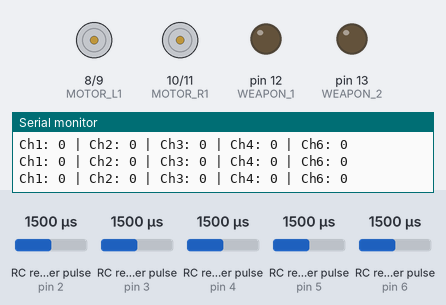
This sketch was run on a simulated Arduino Uno, built with avr-gcc and run on an emulated ATmega328P. Parts: motor-driver pin pairs drawn as motors (green arrow = first pin HIGH = forward, orange = second pin HIGH = backward, longer = more drive), output pins drawn as LEDs (lit = HIGH), the last lines printed to the serial monitor. Wiring (inferred from the names in the program): 5 × RC receiver channel: data pin 2 / data pin 3 / data pin 4 / data pin 5 / data pin 6. The inputs (shaded band) are chosen by the test bench; at power-on: RC receiver pulse (sensors on pin 5, pin 3, pin 2, pin 4, pin 6) 1500 µs.

Above: at 1.2 s.
1.3 s: RC receiver pulse (sensor on pin 5) set to 1408 µs
2.8 s: RC receiver pulse (sensor on pin 5) set to 1382 µs
At 3.8 s:
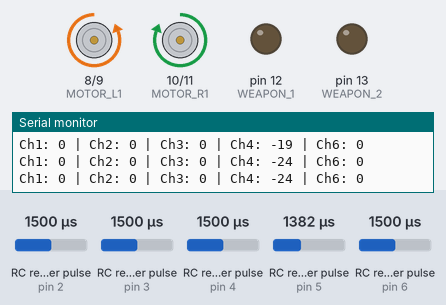
4.6 s: RC receiver pulse (sensor on pin 5) set to 1750 µs
At 5.9 s:
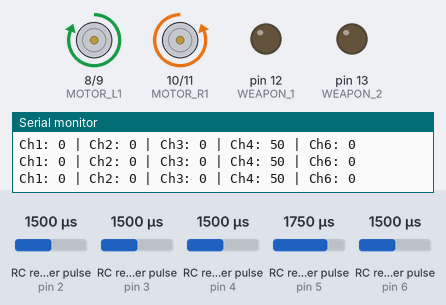
6.2 s: RC receiver pulse (sensor on pin 5) set to 1613 µs
7.7 s: RC receiver pulse (sensor on pin 5) set to 1591 µs
At 9.0 s:
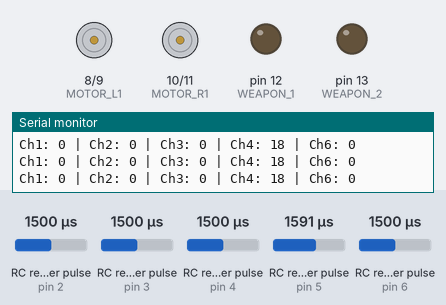
9.3 s: RC receiver pulse (sensor on pin 3) set to 1415 µs
10.8 s: RC receiver pulse (sensor on pin 3) set to 1382 µs
At 12.1 s:
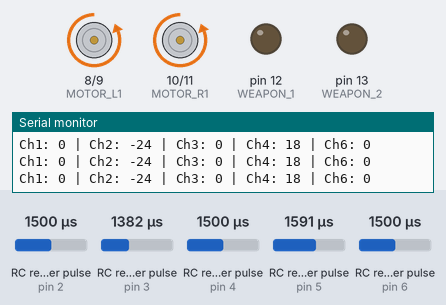
Timing chart, 0 to 13.4 s (numbered marks = the images above; inputs shaded):
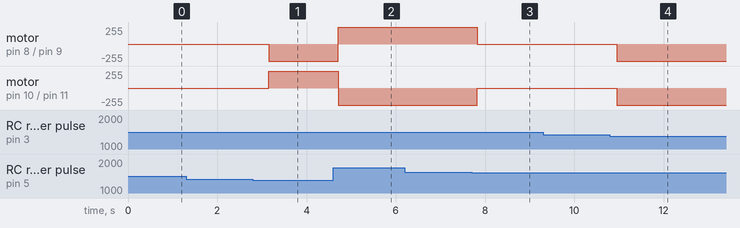

Measured:
- the behaviour switches between 1399 and 1398 µs on RC receiver pulse (sensor on pin 5) (found by bisection; images 0 and 1)
- the behaviour switches between 1604 and 1603 µs on RC receiver pulse (sensor on pin 5) (found by bisection; images 2 and 3)
- the behaviour switches between 1399 and 1398 µs on RC receiver pulse (sensor on pin 3) (found by bisection; images 3 and 4)
- after the input at 2.8 s, motor on pin 8 (MOTOR_L1) / pin 9 (MOTOR_L2): stopped → backward 255/255 after 0.35 s; motor on pin 10 (MOTOR_R1) / pin 11 (MOTOR_R2): stopped → forward 255/255 after 0.35 s
- after the input at 4.6 s, motor on pin 8 (MOTOR_L1) / pin 9 (MOTOR_L2): backward 255/255 → forward 255/255 after 0.11 s; motor on pin 10 (MOTOR_R1) / pin 11 (MOTOR_R2): forward 255/255 → backward 255/255 after 0.11 s
- after the input at 7.7 s, motor on pin 8 (MOTOR_L1) / pin 9 (MOTOR_L2): forward 255/255 → stopped after 0.13 s; motor on pin 10 (MOTOR_R1) / pin 11 (MOTOR_R2): backward 255/255 → stopped after 0.13 s
- after the input at 10.8 s, motor on pin 8 (MOTOR_L1) / pin 9 (MOTOR_L2), motor on pin 10 (MOTOR_R1) / pin 11 (MOTOR_R2): stopped → backward 255/255 after 0.15 s

The sketch:

RC_Fight_Robot.ino
```cpp
// Main_Code.ino

#include "Motor.h"

// Define Input Connections
#define CH1 2
#define CH2 3
#define CH3 4
#define CH4 5
#define CH6 6  // weapon

// Integers to represent values from sticks and pots
int ch1Value;
int ch2Value;
int ch3Value;
int ch4Value;
int ch5Value;

// Boolean to represent switch value
bool ch6Value;

// Function prototypes
int readChannel(int channelInput, int minLimit, int maxLimit, int defaultValue);
bool readSwitch(byte channelInput, bool defaultValue);
void processInput();

void setup(){
  // Set up serial monitor
  Serial.begin(9600);

  // Set all pins as inputs
  pinMode(CH1, INPUT);
  pinMode(CH2, INPUT);
  pinMode(CH3, INPUT);
  pinMode(CH4, INPUT);
  pinMode(CH6, INPUT);  // weapon

  // Initialize motors
  MotorInit();
}

void loop() {
  // Process input and perform actions
  processInput();

  // Print to Serial Monitor
  Serial.print("Ch1: ");
  Serial.print(ch1Value);
  Serial.print(" | Ch2: ");
  Serial.print(ch2Value);
  Serial.print(" | Ch3: ");
  Serial.print(ch3Value);
  Serial.print(" | Ch4: ");
  Serial.print(ch4Value);
  Serial.print(" | Ch6: ");
  Serial.println(ch6Value);

  delay(500);
}

// Read the number of a specified channel and convert to the range provided.
// If the channel is off, return the default value
int readChannel(int channelInput, int minLimit, int maxLimit, int defaultValue){
  int ch = pulseIn(channelInput, HIGH, 30000);
  if (ch < 100) return defaultValue;
  return map(ch, 1000, 2000, minLimit, maxLimit);
}

// Read the switch channel and return a boolean value
bool readSwitch(byte channelInput, bool defaultValue){
  int intDefaultValue = (defaultValue)? 100: 0;
  int ch = readChannel(channelInput, 0, 100, intDefaultValue);
  return (ch > 50);
}

// Process input values and determine actions
void processInput(){
  // Get values for each channel
  ch1Value = readChannel(CH1, -100, 100, 0);
  ch2Value = readChannel(CH2, -100, 100, 0);
  ch3Value = readChannel(CH3, -100, 100, -100);
  ch4Value = readChannel(CH4, -100, 100, 0);
  ch6Value = readSwitch(CH6, false);

  // Control movement based on channel values
  if(ch2Value == 0) Stop();
  else if(ch2Value < -20) Backward();
  else if(ch2Value > 20) Forward();

  if(ch4Value == 0) Stop();
  else if(ch4Value < -20) Left();
  else if(ch4Value > 20) Right();

  // Control weapon based on channel values
  if(ch6Value == 0) StopWeapon();
  else if(ch1Value == 1) MoveWeapon();
}
```

Motor.cpp
```cpp
// Motor.cpp

#include "Motor.h"
#include <Arduino.h>

void MotorInit() {
    pinMode(MOTOR_L1, OUTPUT);
    pinMode(MOTOR_L2, OUTPUT);
    pinMode(MOTOR_R1, OUTPUT);
    pinMode(MOTOR_R2, OUTPUT);
    pinMode(WEAPON_1, OUTPUT);
    pinMode(WEAPON_2, OUTPUT);

    digitalWrite(MOTOR_L1, LOW);
    digitalWrite(MOTOR_L2, LOW);
    digitalWrite(MOTOR_R1, LOW);
    digitalWrite(MOTOR_R2, LOW);
    digitalWrite(WEAPON_1, LOW);
    digitalWrite(WEAPON_2, LOW);
}

void Forward() {
    digitalWrite(MOTOR_L1, HIGH);
    digitalWrite(MOTOR_L2, LOW);
    digitalWrite(MOTOR_R1, HIGH);
    digitalWrite(MOTOR_R2, LOW);
}

void Backward() {
    digitalWrite(MOTOR_L1, LOW);
    digitalWrite(MOTOR_L2, HIGH);
    digitalWrite(MOTOR_R1, LOW);
    digitalWrite(MOTOR_R2, HIGH);
}

void Left() {
    digitalWrite(MOTOR_L1, LOW);
    digitalWrite(MOTOR_L2, HIGH);
    digitalWrite(MOTOR_R1, HIGH);
    digitalWrite(MOTOR_R2, LOW);
}

void Right() {
    digitalWrite(MOTOR_L1, HIGH);
    digitalWrite(MOTOR_L2, LOW);
    digitalWrite(MOTOR_R1, LOW);
    digitalWrite(MOTOR_R2, HIGH);
}

void Stop() {
    digitalWrite(MOTOR_L1, LOW);
    digitalWrite(MOTOR_L2, LOW);
    digitalWrite(MOTOR_R1, LOW);
    digitalWrite(MOTOR_R2, LOW);
}

void MoveWeapon() {
    digitalWrite(WEAPON_1, HIGH);
    digitalWrite(WEAPON_2, LOW);
}

void StopWeapon() {
    digitalWrite(WEAPON_1, LOW);
    digitalWrite(WEAPON_2, LOW);
}
```

Motor.h
```cpp
// Motor.h

#ifndef MOTOR_H
#define MOTOR_H

#define MOTOR_L1 8
#define MOTOR_L2 9
#define MOTOR_R1 10
#define MOTOR_R2 11
#define WEAPON_1 12
#define WEAPON_2 13

void MotorInit();
void Forward();
void Backward();
void Left();
void Right();
void Stop();
void MoveWeapon();
void StopWeapon();

#endif
```
